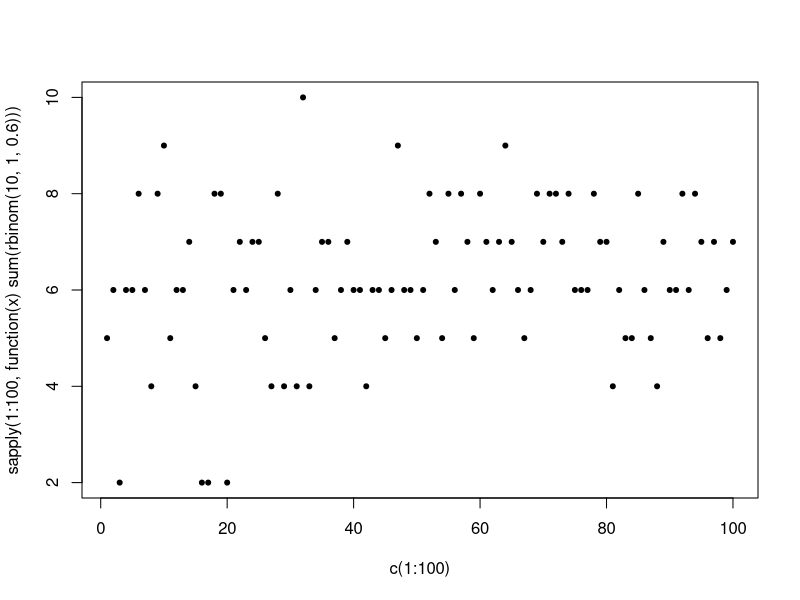

Recreate this plot in R.
# Exercise 1
x <-c(-1,2,3,0,2,-1,1,1,4)
x[4]
x[c(2:5)]
x[1 <= x & x <= 3]
x[x < 1 | x > 3]
x[0] = -7
y <-seq(from = 1/101, to = 100/101, by = 1/101)
z <-c(0:100)
sum(y^2)
sum(c(1,12)^3)-sum(c(9,10)^3)
a <-c(1:5)
b <-c(0,6,0,4,6)
a>3
a>=3
a>b
max(a,b)
pmax(a,b)
sum(a[a>b])
exp((log(2, base = exp(1)))^2)
c(1,1,1,1,1,1) + c(2,3)
c(1,1,1,1,1) + c(2,3)

# Exercise 2
sum(dbinom(25:100, 100, 1/6)) # using dbinom
1 - pbinom(24, 100, 1/6) # using pbinom

# Exercise 3
rbinom(10, 1, 0.6)
plot(c(1:100), sapply(1:100,function(x) sum(rbinom(10, 1, 0.6))) , pch=20)
